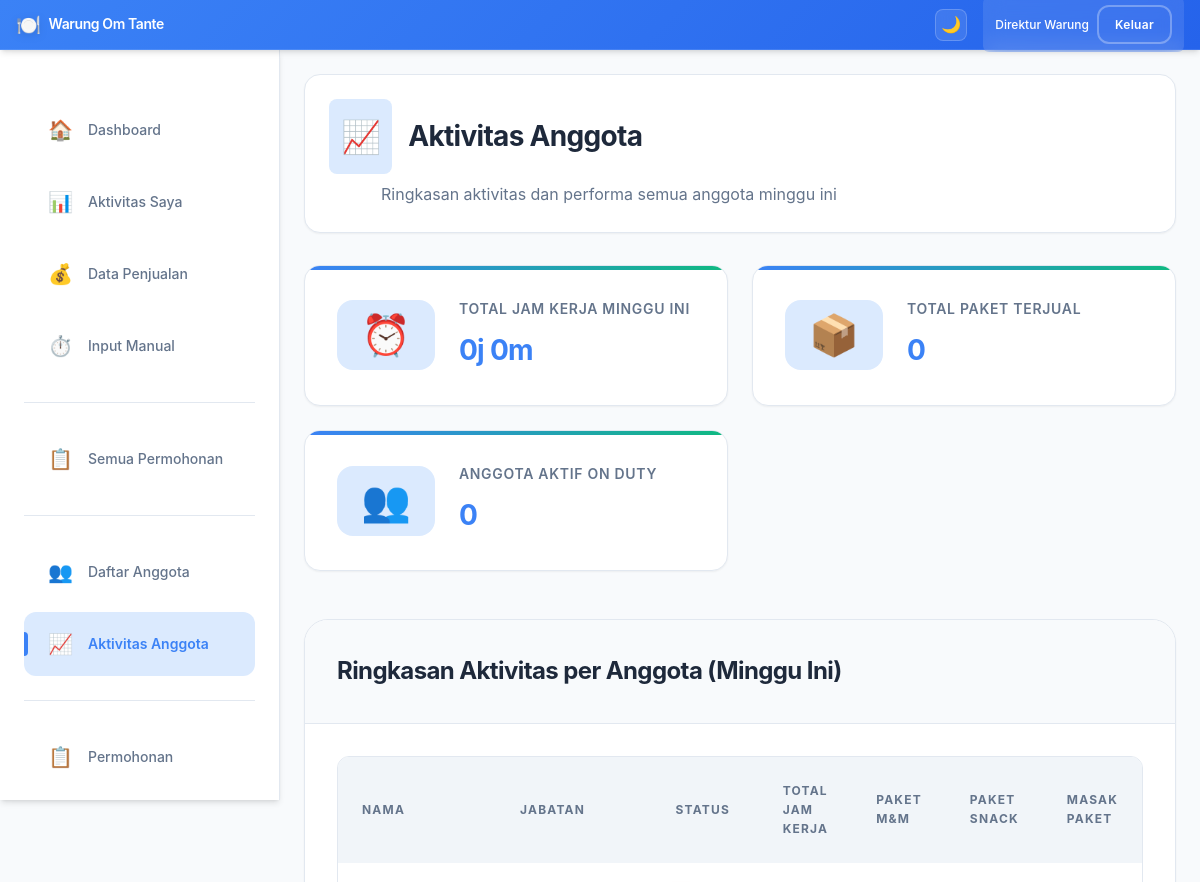
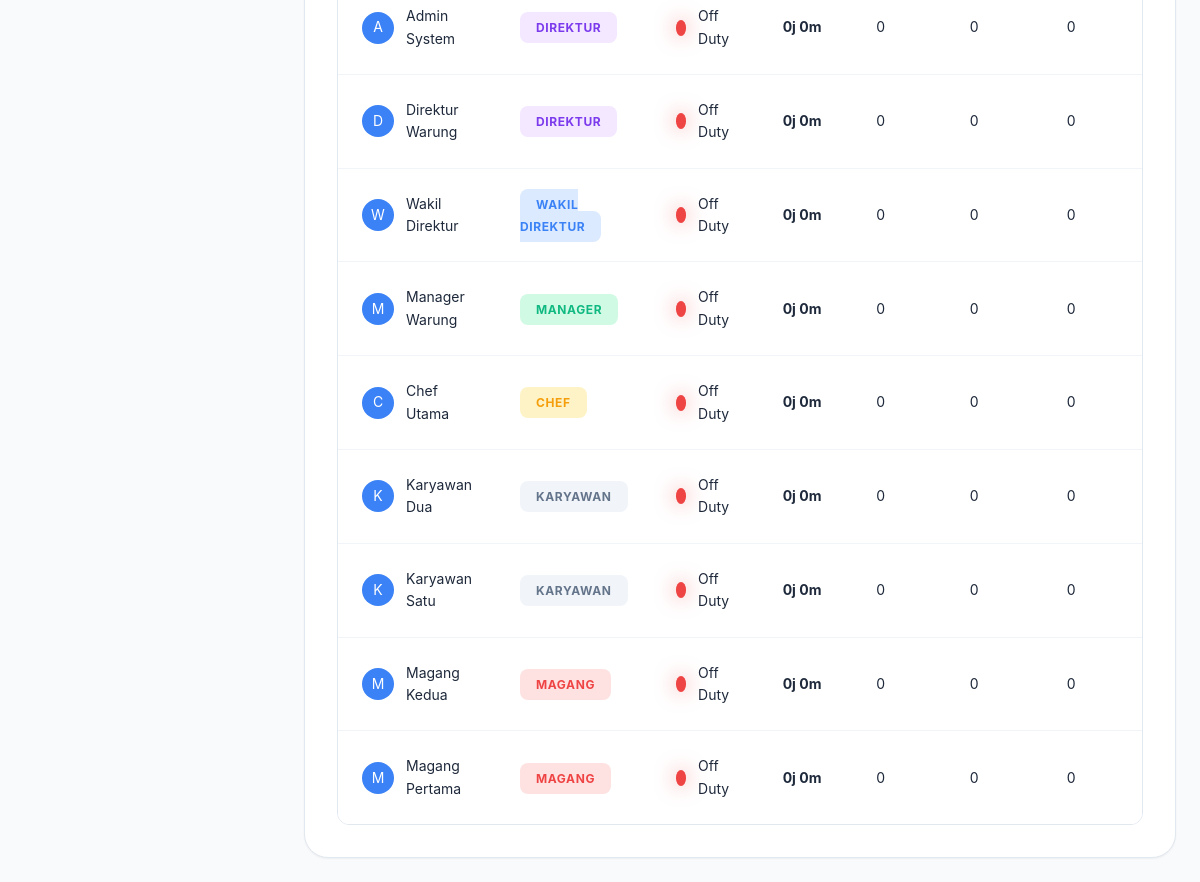
Screenshot of /employee-activities.php (signed in) with the database file from the repository (2 pictures, top to bottom).
### tables this page shows
CREATE TABLE employees (
    id INT PRIMARY KEY AUTO_INCREMENT,
    name VARCHAR(100) NOT NULL,
    role ENUM('direktur', 'wakil_direktur', 'manager', 'chef', 'karyawan', 'magang') NOT NULL,
    password VARCHAR(255) NOT NULL,
    status ENUM('active', 'inactive') DEFAULT 'active',
    is_on_duty BOOLEAN DEFAULT FALSE,
    current_duty_start DATETIME NULL,
    total_duty_hours INT DEFAULT 0,
    created_at TIMESTAMP DEFAULT CURRENT_TIMESTAMP,
    updated_at TIMESTAMP DEFAULT CURRENT_TIMESTAMP ON UPDATE CURRENT_TIMESTAMP
);

### config.php (called while the page is built, shortened)
<?php
function formatDuration($minutes) {
    $hours = floor($minutes / 60);
    $mins = $minutes % 60;
    return $hours . 'j ' . $mins . 'm';
}
function getRoleDisplayName($role) {
    $roles = [
        'direktur' => 'Direktur',
        'wakil_direktur' => 'Wakil Direktur',
        'manager' => 'Manager',
        'chef' => 'Chef',
        'karyawan' => 'Karyawan',
        'magang' => 'Magang'
    ];
    return $roles[$role] ?? ucfirst($role);
}
?>

### employee-activities.php (the view, shortened to what this page needs)
<?php
require_once 'config.php';
$stmt = $conn->query("
    SELECT
        e.id,
        e.name,
        e.role,
        e.is_on_duty,
        -- Gunakan WEEK(column, 1) dan YEAR(column) untuk konsistensi dengan sales.php
        COALESCE(SUM(CASE WHEN WEEK(dl.duty_start, 1) = WEEK(NOW(), 1) AND YEAR(dl.duty_start) = YEAR(NOW()) THEN dl.duration_minutes ELSE 0 END), 0) as total_duty_minutes,
        COALESCE(SUM(CASE WHEN WEEK(sd.date, 1) = WEEK(NOW(), 1) AND YEAR(sd.date) = YEAR(NOW()) THEN sd.paket_makan_minum ELSE 0 END), 0) as total_paket_makan_minum,
        COALESCE(SUM(CASE WHEN WEEK(sd.date, 1) = WEEK(NOW(), 1) AND YEAR(sd.date) = YEAR(NOW()) THEN sd.paket_snack ELSE 0 END), 0) as total_paket_snack,
        COALESCE(SUM(CASE WHEN WEEK(sd.date, 1) = WEEK(NOW(), 1) AND YEAR(sd.date) = YEAR(NOW()) THEN sd.masak_paket ELSE 0 END), 0) as total_masak_paket,
        COALESCE(SUM(CASE WHEN WEEK(sd.date, 1) = WEEK(NOW(), 1) AND YEAR(sd.date) = YEAR(NOW()) THEN sd.masak_snack ELSE 0 END), 0) as total_masak_snack
    FROM employees e
    LEFT JOIN duty_logs dl ON e.id = dl.employee_id
    LEFT JOIN sales_data sd ON e.id = sd.employee_id
    WHERE e.status = 'active'
    GROUP BY e.id, e.name, e.role, e.is_on_duty
    ORDER BY
        CASE e.role
            WHEN 'direktur' THEN 1
            WHEN 'wakil_direktur' THEN 2
            WHEN 'manager' THEN 3
            WHEN 'chef' THEN 4
            WHEN 'karyawan' THEN 5
            WHEN 'magang' THEN 6
        END,
        e.name
");
$employee_activities = $stmt->fetch_all(MYSQLI_ASSOC);
?>
<!DOCTYPE html>
<html lang="id">
<head>
    <link rel="stylesheet" href="style.css">
</head>
<body>
    <div class="dashboard-container">
        <?php include 'includes/header.php'; ?>
        <?php include 'includes/sidebar.php'; ?>
        <main class="main-content">
            <div class="page-header">
                <h1>
                    <span class="page-icon">📈</span>
                    Aktivitas Anggota
                </h1>
                <p>Ringkasan aktivitas dan performa semua anggota minggu ini</p>
            </div>
            <div class="summary-stats-container">
                <div class="summary-card">
                    <div class="summary-icon" style="color: var(--info-color);">⏰</div>
                    <div class="summary-content">
                        <h4>Total Jam Kerja Minggu Ini</h4>
                        <p class="summary-value">
                            <?= formatDuration(array_sum(array_column($employee_activities, 'total_duty_minutes'))) ?>
                        </p>
                    </div>
                </div>
                <div class="summary-card">
                    <div class="summary-icon" style="color: var(--primary-color);">📦</div>
                    <div class="summary-content">
                        <h4>Total Paket Terjual</h4>
                        <p class="summary-value">
                            <?= array_sum(array_column($employee_activities, 'total_paket_makan_minum')) +
                                array_sum(array_column($employee_activities, 'total_paket_snack')) +
                                array_sum(array_column($employee_activities, 'total_masak_paket')) +
                                array_sum(array_column($employee_activities, 'total_masak_snack')) ?>
                        </p>
                    </div>
                </div>
                <div class="summary-card">
                    <div class="summary-icon" style="color: var(--success-color);">👥</div>
                    <div class="summary-content">
                        <h4>Anggota Aktif On Duty</h4>
                        <p class="summary-value">
                            <?= count(array_filter($employee_activities, function($emp) { return $emp['is_on_duty']; })) ?>
                        </p>
                    </div>
                </div>
            </div>
            <div class="card">
                <div class="card-header">
                    <h3>Ringkasan Aktivitas per Anggota (Minggu Ini)</h3>
                </div>
                <div class="card-content">
                    <div class="responsive-table-container">
                        <table class="activities-table-improved">
                            <thead>
                                <tr>
                                    <th>Nama</th>
                                    <th>Jabatan</th>
                                    <th>Status</th>
                                    <th>Total Jam Kerja</th>
                                    <th>Paket M&M</th>
                                    <th>Paket Snack</th>
                                    <th>Masak Paket</th>
                                </tr>
                            </thead>
                            <tbody>
                                <?php if (empty($employee_activities)): ?>
                                    <tr>
                                        <td colspan="8" class="no-data">Belum ada data aktivitas anggota minggu ini.</td>
                                    </tr>
                                <?php else: ?>
                                    <?php foreach ($employee_activities as $activity): ?>
                                    <tr>
                                        <td data-label="Nama">
                                            <div class="employee-name-cell">
                                                <span class="employee-avatar-small">
                                                    <?= strtoupper(substr(htmlspecialchars($activity['name']), 0, 1)) ?>
                                                </span>
                                                <span><?= htmlspecialchars($activity['name']) ?></span>
                                            </div>
                                        </td>
                                        <td data-label="Jabatan">
                                            <span class="role-badge role-<?= htmlspecialchars($activity['role']) ?>">
                                                <?= htmlspecialchars(getRoleDisplayName($activity['role'])) ?>
                                            </span>
                                        </td>
                                        <td data-label="Status">
                                            <div class="status-cell">
                                                <span class="status-indicator <?= $activity['is_on_duty'] ? 'on-duty' : 'off-duty' ?>"></span>
                                                <span><?= $activity['is_on_duty'] ? 'On Duty' : 'Off Duty' ?></span>
                                            </div>
                                        </td>
                                        <td data-label="Total Jam Kerja">
                                            <strong><?= formatDuration($activity['total_duty_minutes']) ?></strong>
                                        </td>
                                        <td data-label="Paket M&M"><?= $activity['total_paket_makan_minum'] ?></td>
                                        <td data-label="Paket Snack"><?= $activity['total_paket_snack'] ?></td>
                                        <td data-label="Masak Paket"><?= $activity['total_masak_paket'] ?></td>
                                    </tr>
                                    <?php endforeach; ?>
                                <?php endif; ?>
                            </tbody>
                        </table>
                    </div>
                </div>
            </div>
        </main>
    </div>
</body>
</html>

### rows the page displays
employees: is_on_duty "0", name "A", name "Admin System", role "DIREKTUR", shows "Off Duty", total_duty_minutes "0j 0m", total_paket_makan_minum "0", total_paket_snack "0", total_masak_paket "0"
employees: name "D", name "Direktur Warung", role "DIREKTUR", is_on_duty 0 (drawn), total_duty_minutes "0j 0m", total_paket_makan_minum "0", total_paket_snack "0", total_masak_paket "0"
employees: name "W", name "Wakil Direktur", role "WAKIL DIREKTUR", is_on_duty 0 (drawn), total_duty_minutes "0j 0m", total_paket_makan_minum "0", total_paket_snack "0", total_masak_paket "0"
employees: name "M", name "Manager Warung", role "MANAGER", is_on_duty 0 (drawn), total_duty_minutes "0j 0m", total_paket_makan_minum "0", total_paket_snack "0", total_masak_paket "0"
employees: name "C", name "Chef Utama", role "CHEF", is_on_duty 0 (drawn), total_duty_minutes "0j 0m", total_paket_makan_minum "0", total_paket_snack "0", total_masak_paket "0"
employees: name "K", name "Karyawan Dua", role "KARYAWAN", is_on_duty 0 (drawn), total_duty_minutes "0j 0m", total_paket_makan_minum "0", total_paket_snack "0", total_masak_paket "0"
employees: name "K", name "Karyawan Satu", role "KARYAWAN", is_on_duty 0 (drawn), total_duty_minutes "0j 0m", total_paket_makan_minum "0", total_paket_snack "0", total_masak_paket "0"
employees: name "M", name "Magang Kedua", role "MAGANG", is_on_duty 0 (drawn), total_duty_minutes "0j 0m", total_paket_makan_minum "0", total_paket_snack "0", total_masak_paket "0"
employees: name "M", name "Magang Pertama", role "MAGANG", is_on_duty 0 (drawn), total_duty_minutes "0j 0m", total_paket_makan_minum "0", total_paket_snack "0", total_masak_paket "0"

### other values shown
$_SESSION['name'] "Direktur Warung"
